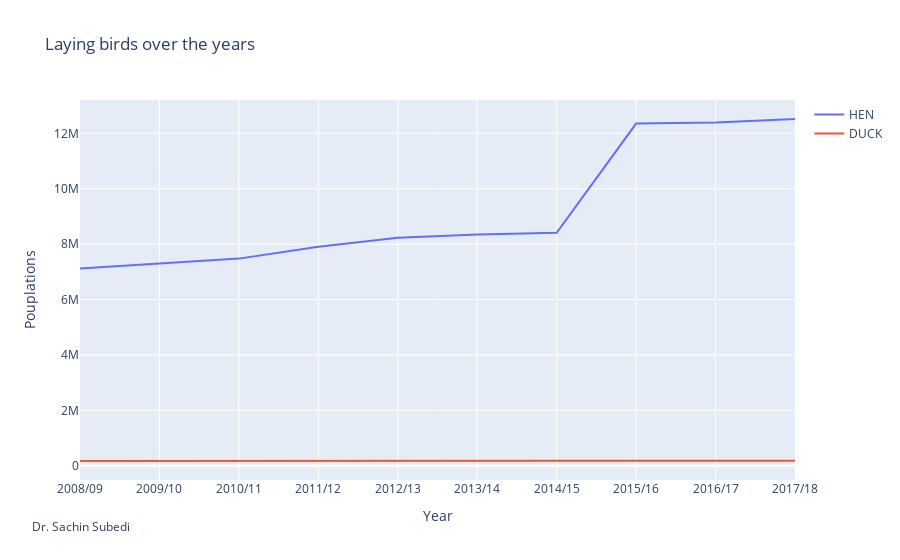

Here is the notebook cell this chart was saved with:
### Code cell
e = df.groupby('Year')['LAYING HEN', 'LAYING DUCK'].sum().reset_index()
ts2 = e.set_index('Year').reset_index()
ts2 =ts2.rename(columns={'LAYING HEN': 'HEN', 'LAYING DUCK': 'DUCK'})

trace0 = go.Scatter(
x= ts2.Year,
y= ts2.HEN,
mode = 'lines',
name = 'HEN'
)

trace1 = go.Scatter(
x= ts2.Year,
y= ts2.DUCK,
mode = 'lines',
name = 'DUCK'
)


data = [trace0, trace1] 
layout = go.Layout(title = 'Laying birds over the years')
figure = go.Figure(data=data, layout=layout)


figure.update_layout(
    annotations=[
        dict(
            x=-0.07,
            y=-0.15,
            showarrow=False,
            text="Dr. Sachin Subedi",
            xref="paper",
            yref="paper",
            )
            ,   
    ],

)

figure.update_xaxes(title_text="Year")

figure.update_yaxes(title_text="Pouplations")
figure.show()

### Figure 1 — Plotly figure (JSON) as saved in the notebook; plotly's stock layout.template omitted (floating-point values rounded to 4 significant figures)
{"data": [{"mode": "lines", "name": "HEN", "type": "scatter", "x": ["2008/09", "2009/10", "2010/11", "2011/12", "2012/13", "2013/14", "2014/15", "2015/16", "2016/17", "2017/18"], "y": [7124054, 7290875, 7478645, 7907468, 8233616, 8350237, 8412247, 12353515, 12388889, 12517558]}, {"mode": "lines", "name": "DUCK", "type": "scatter", "x": ["2008/09", "2009/10", "2010/11", "2011/12", "2012/13", "2013/14", "2014/15", "2015/16", "2016/17", "2017/18"], "y": [179187, 175300, 175150, 174978, 174714, 179447, 179480, 180927, 183940, 186912]}], "layout": {"annotations": [{"showarrow": false, "text": "Dr. Sachin Subedi", "x": -0.07, "xref": "paper", "y": -0.15, "yref": "paper"}], "title": {"text": "Laying birds over the years"}, "xaxis": {"title": {"text": "Year"}}, "yaxis": {"title": {"text": "Pouplations"}}}}
